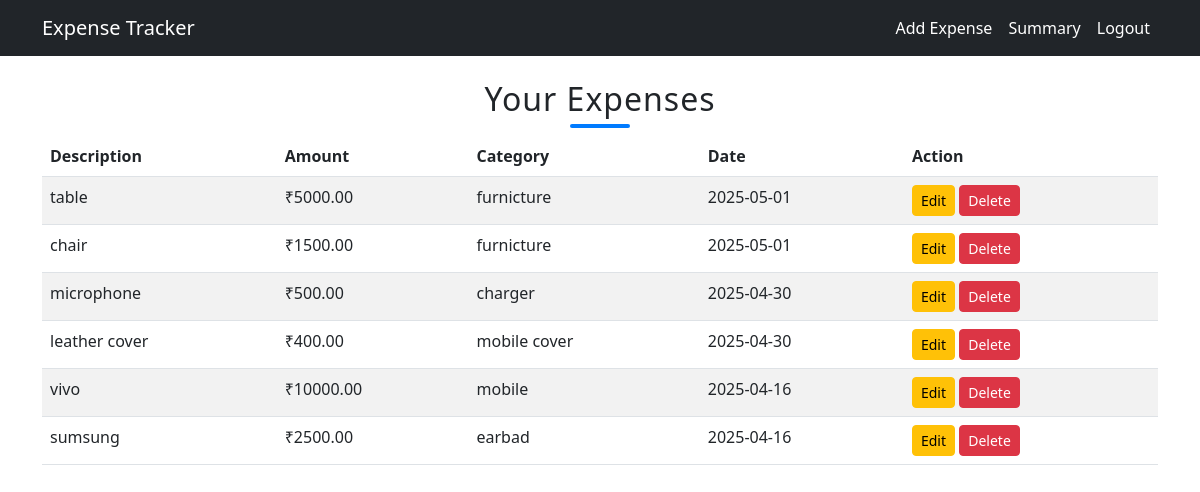
Page /dashboard.php (signed in) on the committed database.
### tables this page shows
CREATE TABLE `expenses` (
  `id` int(11) NOT NULL,
  `user_id` int(11) NOT NULL,
  `description` varchar(255) NOT NULL,
  `amount` decimal(10,2) NOT NULL,
  `category` varchar(100) NOT NULL,
  `date` date NOT NULL,
  `created_at` timestamp NOT NULL DEFAULT current_timestamp()
);

### dashboard.php (the view, shortened to what this page needs)
<?php
require 'includes/db_connect.php';
include 'includes/header.php';
$user_id = $_SESSION['user_id'];
$expenses = $conn->query("SELECT * FROM expenses WHERE user_id=$user_id ORDER BY date DESC");
?>
<h2>Your Expenses</h2>
<table class="table table-striped">
  <thead>
    <tr>
      <th>Description</th>
      <th>Amount</th>
      <th>Category</th>
      <th>Date</th>
      <th>Action</th>
    </tr>
  </thead>
  <tbody>
    <?php while($row = $expenses->fetch_assoc()): ?>
    <tr>
      <td><?= $row['description'] ?></td>
      <td>₹<?= $row['amount'] ?></td>
      <td><?= $row['category'] ?></td>
      <td><?= $row['date'] ?></td>
      <td>
        <a href="edit_expense.php?id=<?= $row['id'] ?>" class="btn btn-sm btn-warning">Edit</a>
        <a href="delete_expense.php?id=<?= $row['id'] ?>" class="btn btn-sm btn-danger">Delete</a>
      </td>
    </tr>
    <?php endwhile; ?>
  </tbody>
</table>
<?php include 'includes/footer.php'; ?>

### style.css (style rules this page uses)
h2 { font-family: 'Poppins', 'Segoe UI', Tahoma, Geneva, Verdana, sans-serif; text-align: center; margin-bottom: 30px; color: #007bff; font-size: 36px; font-weight: 600; letter-spacing: 1px; position: relative; padding-bottom: 10px; }
h2::after { content: ''; position: absolute; bottom: 0; left: 50%; width: 60px; height: 4px; background-color: #007bff; transform: translateX(-50%); border-radius: 2px; }

### rows in the picture
expenses: description "table", amount "5000.00", category "furnicture", date "2025-05-01"
expenses: description "chair", amount "1500.00", category "furnicture", date "2025-05-01"
expenses: description "microphone", amount "500.00", category "charger", date "2025-04-30"
expenses: description "leather cover", amount "400.00", category "mobile cover", date "2025-04-30"
expenses: description "vivo", amount "10000.00", category "mobile", date "2025-04-16"
expenses: description "sumsung", amount "2500.00", category "earbad", date "2025-04-16"
